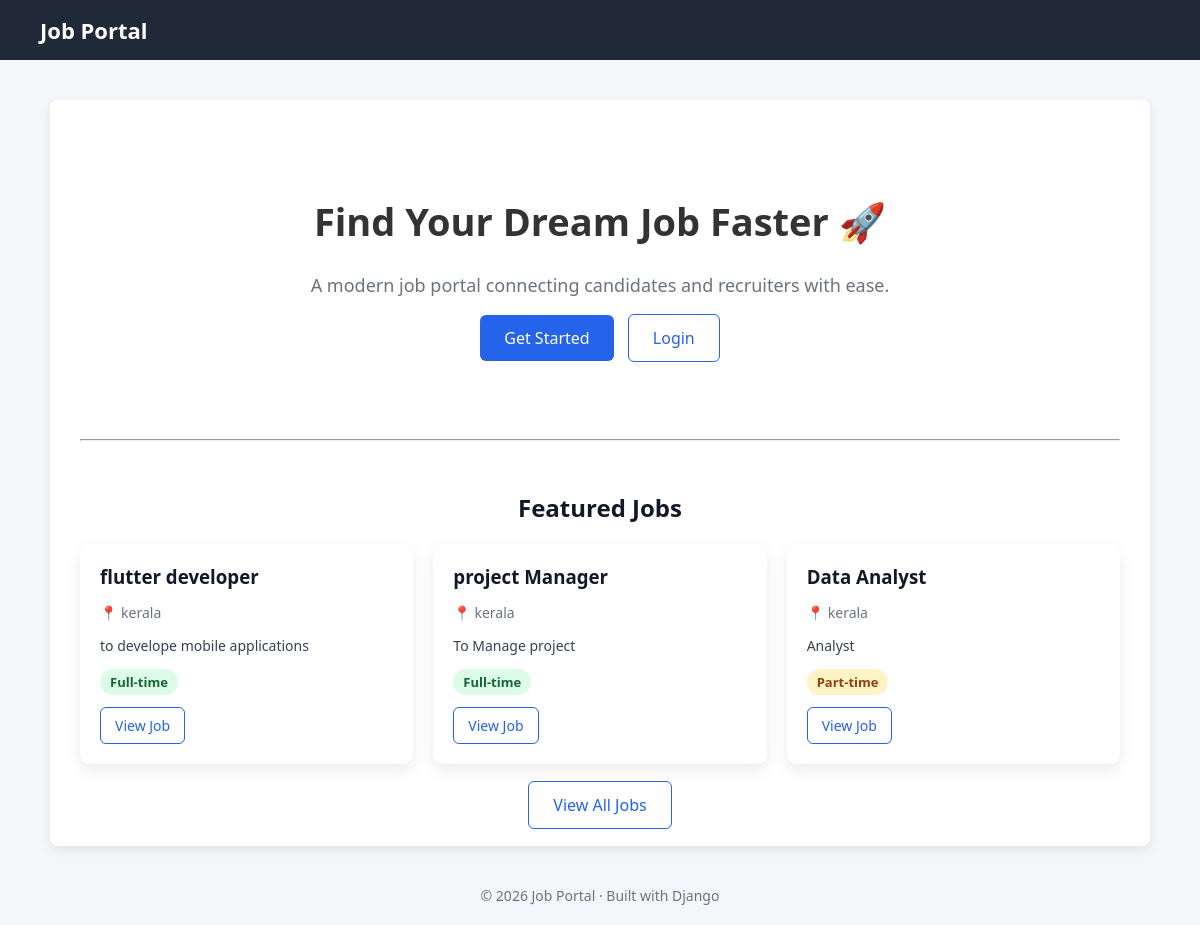
The page / on the database its author committed.
### jobs/models.py (models this page shows, shortened)
class Job(models.Model):
    recruiter = models.ForeignKey(User, on_delete=models.CASCADE)
    title = models.CharField(max_length=200)
    description = models.TextField()
    location = models.CharField(max_length=100)
    job_type = models.CharField(
        max_length=50,
        choices=(
            ('full-time', 'Full Time'),
            ('part-time', 'Part Time'),
            ('internship', 'Internship'),
        )
    )
    created_at = models.DateTimeField(default=timezone.now)

### jobs/views.py (the view)
# urls.py: 2. Add a URL to urlpatterns:  path('', views.home, name='home')
def home(request):
    featured_jobs = Job.objects.order_by('-created_at')[:3]
    return render(request, 'home.html', {
        'featured_jobs': featured_jobs
    })

### jobs/templates/home.html
{% extends 'base.html' %}
{% block content %}
<div style="text-align: center; padding: 40px 20px;">
    <h1 style="font-size: 38px;">Find Your Dream Job Faster 🚀</h1>
    <p style="font-size: 18px; color: #6b7280; max-width: 700px; margin: 15px auto;">
        A modern job portal connecting candidates and recruiters with ease.
    </p>
    <div style="margin-top: 30px;">
        <a href="{% url 'signup' %}" class="btn-primary">Get Started</a>
        <a href="{% url 'login' %}" class="btn-secondary">Login</a>
    </div>
</div>
<hr style="margin: 50px 0;">
<h2 style="text-align:center;">Featured Jobs</h2>
<div class="job-grid">
    {% for job in featured_jobs %}
        <div class="job-card">
            <h3>{{ job.title }}</h3>
            <p class="job-location">📍 {{ job.location }}</p>
            <p class="job-desc">
                {{ job.description|truncatechars:120 }}
            </p>
            <span class="badge {{ job.job_type }}">
                {{ job.job_type|capfirst }}
            </span>
            <div class="job-actions">
                <a href="{% url 'job_detail' job.id %}" class="btn-outline">
                    View Job
                </a>
            </div>
        </div>
    {% empty %}
        <p>No jobs available.</p>
    {% endfor %}
</div>
<div style="text-align:center; margin-top:30px;">
    <a href="{% url 'job_list' %}" class="btn-secondary">
        View All Jobs
    </a>
</div>
{% endblock %}

### jobs/templates/base.html (style rules this page uses)
* { box-sizing: border-box; font-family: 'Segoe UI', Tahoma, sans-serif; }
body { margin: 0; background: #f4f6f9; color: #333; }
h2 { margin-bottom: 20px; color: #111827; }
.badge { padding: 4px 10px; border-radius: 20px; font-size: 13px; font-weight: 600; }
.job-grid { display: grid; grid-template-columns: repeat(auto-fill, minmax(280px, 1fr)); gap: 20px; margin-top: 20px; }
.job-card { background: #ffffff; border-radius: 10px; padding: 20px; box-shadow: 0 6px 16px rgba(0,0,0,0.08); transition: transform 0.2s ease, box-shadow 0.2s ease; }
.job-card h3 { margin-top: 0; margin-bottom: 8px; color: #111827; }
.job-location { font-size: 14px; color: #6b7280; margin-bottom: 10px; }
.job-desc { font-size: 14px; color: #374151; margin-bottom: 15px; }
.job-actions { margin-top: 15px; }
.btn-outline { display: inline-block; padding: 8px 14px; border: 1px solid #2563eb; color: #2563eb; border-radius: 6px; font-size: 14px; text-decoration: none; }
.full-time { background: #dcfce7; color: #166534; }
.part-time { background: #fef3c7; color: #92400e; }
.btn-primary { background: #2563eb; color: white; padding: 12px 24px; border-radius: 6px; font-size: 16px; text-decoration: none; margin-right: 10px; }
.btn-secondary { border: 1px solid #2563eb; color: #2563eb; padding: 12px 24px; border-radius: 6px; font-size: 16px; text-decoration: none; }

### rows shown on the page
Job: title "flutter developer", location "kerala", description "to develope mobile applications", job_type "Full-time"
Job: title "project Manager", location "kerala", description "To Manage project", job_type "Full-time"
Job: title "Data Analyst", location "kerala", description "Analyst", job_type "Part-time"
